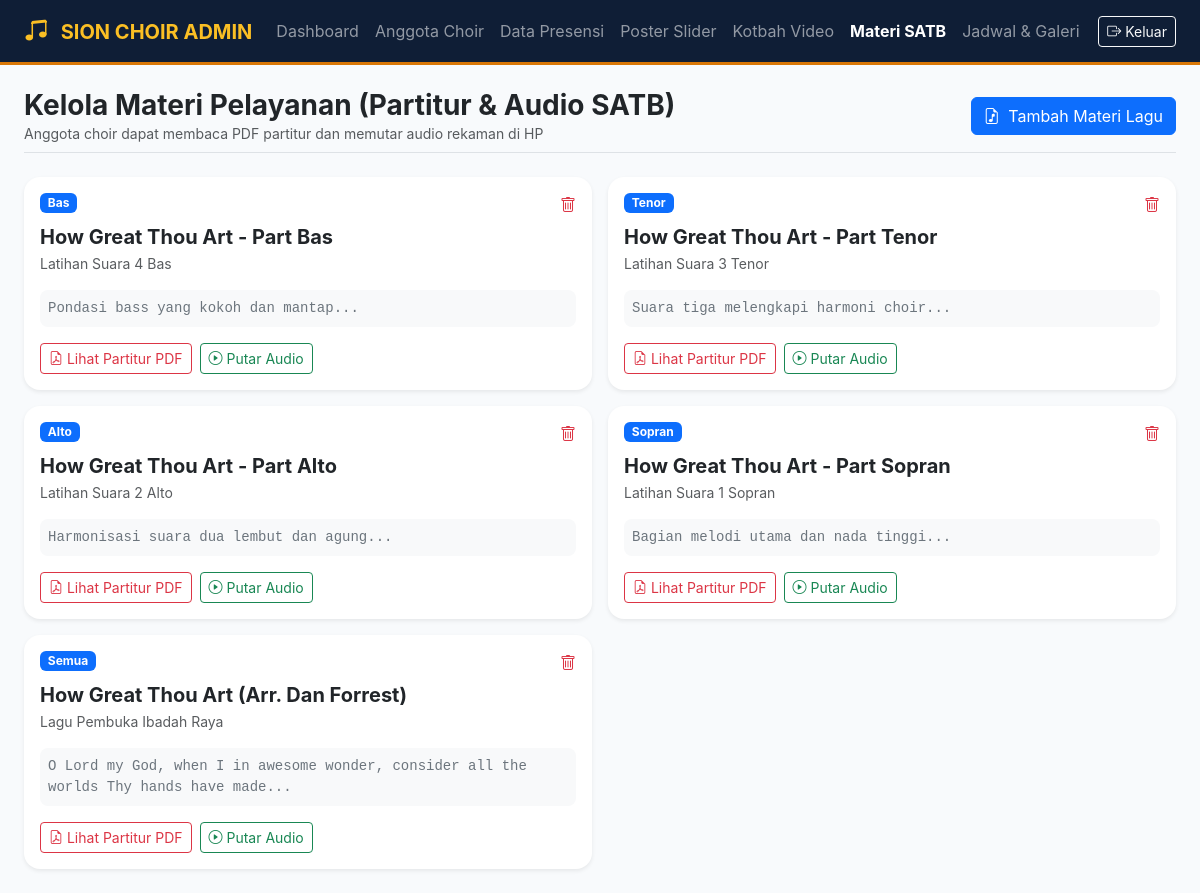
Page /materi.php (signed in) on the committed database.
### tables this page shows
CREATE TABLE IF NOT EXISTS `chsn_materi` (
  `id` INT AUTO_INCREMENT PRIMARY KEY,
  `title` VARCHAR(255) NOT NULL,
  `subtitle` VARCHAR(255) NULL,
  `voice_part` ENUM('Semua', 'Sopran', 'Alto', 'Tenor', 'Bas') DEFAULT 'Semua',
  `pdf_url` VARCHAR(500) NULL,
  `audio_url` VARCHAR(500) NULL,
  `lyrics` TEXT NULL,
  `created_at` TIMESTAMP DEFAULT CURRENT_TIMESTAMP
);

### materi.php (the view, shortened to what this page needs)
<?php
require_once 'config.php';
$materiList = $pdo->query("SELECT * FROM chsn_materi ORDER BY id DESC")->fetchAll();
?>
<!DOCTYPE html>
<html lang="id">
<head>
    <link href="https://cdn.jsdelivr.net/npm/bootstrap@5.3.3/dist/css/bootstrap.min.css" rel="stylesheet">
    <link rel="stylesheet" href="https://cdn.jsdelivr.net/npm/bootstrap-icons@1.11.3/font/bootstrap-icons.min.css">
</head>
<body>
<nav class="navbar navbar-expand-lg navbar-dark navbar-choir sticky-top py-2">
    <div class="container-fluid px-4">
        <a class="navbar-brand fw-bold" href="dashboard.php" style="color: #FBBF24;">
            <i class="bi bi-music-note-beamed fs-4 me-2"></i> SION CHOIR ADMIN
        </a>
        <div class="collapse navbar-collapse">
            <ul class="navbar-nav me-auto">
                <li class="nav-item"><a class="nav-link" href="dashboard.php">Dashboard</a></li>
                <li class="nav-item"><a class="nav-link" href="users.php">Anggota Choir</a></li>
                <li class="nav-item"><a class="nav-link" href="absensi.php">Data Presensi</a></li>
                <li class="nav-item"><a class="nav-link" href="posters.php">Poster Slider</a></li>
                <li class="nav-item"><a class="nav-link" href="kotbah.php">Kotbah Video</a></li>
                <li class="nav-item"><a class="nav-link active fw-bold" href="materi.php">Materi SATB</a></li>
                <li class="nav-item"><a class="nav-link" href="jadwal.php">Jadwal & Galeri</a></li>
            </ul>
            <a href="logout.php" class="btn btn-sm btn-outline-light"><i class="bi bi-box-arrow-right"></i> Keluar</a>
        </div>
    </div>
</nav>
<div class="container-fluid px-4 py-4">
    <div class="d-flex justify-content-between align-items-center mb-4 pb-2 border-bottom">
        <div>
            <h3 class="fw-bold mb-0 text-dark">Kelola Materi Pelayanan (Partitur & Audio SATB)</h3>
            <p class="text-muted small mb-0">Anggota choir dapat membaca PDF partitur dan memutar audio rekaman di HP</p>
        </div>
        <button class="btn btn-primary" data-bs-toggle="modal" data-bs-target="#modalTambah">
            <i class="bi bi-file-earmark-music me-1"></i> Tambah Materi Lagu
        </button>
    </div>
    <div class="row g-3">
        <?php if (empty($materiList)): ?>
            <div class="col-12 text-center py-5 text-muted">Belum ada materi lagu tersimpan.</div>
        <?php else: ?>
            <?php foreach ($materiList as $m): ?>
                <div class="col-md-6">
                    <div class="card border-0 shadow-sm rounded-4 h-100">
                        <div class="card-body">
                            <div class="d-flex justify-content-between align-items-start mb-2">
                                <span class="badge bg-primary"><?= htmlspecialchars($m['voice_part']) ?></span>
                                <a href="materi.php?delete=<?= $m['id'] ?>" class="text-danger" onclick="return confirm('Hapus materi ini?');">
                                    <i class="bi bi-trash"></i>
                                </a>
                            </div>
                            <h5 class="fw-bold mb-1"><?= htmlspecialchars($m['title']) ?></h5>
                            <p class="text-muted small mb-3"><?= htmlspecialchars($m['subtitle']) ?></p>
                            <?php if (!empty($m['lyrics'])): ?>
                                <div class="p-2 bg-light rounded-3 small text-secondary mb-3 font-monospace">
                                    <?= nl2br(htmlspecialchars($m['lyrics'])) ?>
                                </div>
                            <?php endif; ?>
                            <div class="d-flex gap-2">
                                <?php if (!empty($m['pdf_url'])): ?>
                                    <a href="<?= htmlspecialchars($m['pdf_url']) ?>" target="_blank" class="btn btn-sm btn-outline-danger">
                                        <i class="bi bi-file-earmark-pdf"></i> Lihat Partitur PDF
                                    </a>
                                <?php endif; ?>
                                <?php if (!empty($m['audio_url'])): ?>
                                    <a href="<?= htmlspecialchars($m['audio_url']) ?>" target="_blank" class="btn btn-sm btn-outline-success">
                                        <i class="bi bi-play-circle"></i> Putar Audio
                                    </a>
                                <?php endif; ?>
                            </div>
                        </div>
                    </div>
                </div>
            <?php endforeach; ?>
        <?php endif; ?>
    </div>
</div>
</body>
</html>

### materi.php (style rules this page uses)
body { background-color: #F8FAFC; font-family: -apple-system, BlinkMacSystemFont, "Segoe UI", Roboto, sans-serif; }
.navbar-choir { background-color: #0F1E36; border-bottom: 3px solid #D97706; }

### rows in the picture
chsn_materi: voice_part "Bas", title "How Great Thou Art - Part Bas", subtitle "Latihan Suara 4 Bas", lyrics "Pondasi bass yang kokoh dan mantap..."
chsn_materi: voice_part "Tenor", title "How Great Thou Art - Part Tenor", subtitle "Latihan Suara 3 Tenor", lyrics "Suara tiga melengkapi harmoni choir..."
chsn_materi: voice_part "Alto", title "How Great Thou Art - Part Alto", subtitle "Latihan Suara 2 Alto", lyrics "Harmonisasi suara dua lembut dan agung..."
chsn_materi: voice_part "Sopran", title "How Great Thou Art - Part Sopran", subtitle "Latihan Suara 1 Sopran", lyrics "Bagian melodi utama dan nada tinggi..."
chsn_materi: voice_part "Semua", title "How Great Thou Art (Arr. Dan Forrest)", subtitle "Lagu Pembuka Ibadah Raya", lyrics "O Lord my God, when I in awesome wonder, consider all the worlds Thy hands have made..."
